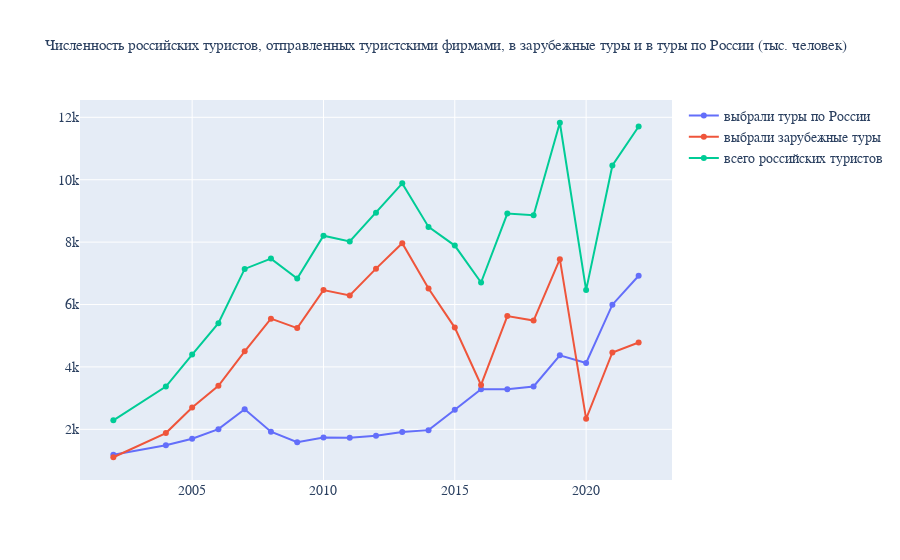

The notebook cell saved with this chart:
### Code cell
# Создаем фигуру с линейными графиками с помощью модуля `plotly.graph_objects`.
tour_data_plot = go.Figure()
tour_data_plot.add_trace(go.Scatter(
    x=tour_rus_data["year"],
    y=tour_rus_data["indicator_value"],
    name="выбрали туры по России",
    hoverinfo='x+y'
))

tour_data_plot.add_trace(go.Scatter(
    x=tour_abroad_data["year"],
    y=tour_abroad_data["indicator_value"],
    name="выбрали зарубежные туры",
    hoverinfo='x+y'
))

tour_data_plot.add_trace(go.Scatter(
    x=tour_total.index,
    y=tour_total,
    name="всего российских туристов",
    hoverinfo='x+y'
))

tour_data_plot.update_traces(mode="markers+lines")

tour_data_plot.update_layout(
                  font_family="arial",
                  font_size=14,
                  title=dict(text="Численность российских туристов, отправленных туристскими фирмами, в зарубежные туры и в туры по России (тыс. человек)",
                             font=dict(family="Arial",
                                       size=15)) 
                 )
tour_data_plot.show()

### Figure 1 — Plotly figure (JSON) as saved in the notebook; plotly's stock layout.template omitted (floating-point values rounded to 4 significant figures)
{"data": [{"hoverinfo": "x+y", "mode": "markers+lines", "name": "выбрали туры по России", "type": "scatter", "x": [2002, 2004, 2005, 2006, 2007, 2008, 2009, 2010, 2011, 2012, 2013, 2014, 2015, 2016, 2017, 2018, 2019, 2020, 2021, 2022], "y": [1182.0, 1491.0, 1697.0, 2006.0, 2641.0, 1926.0, 1585.0, 1741.0, 1731.0, 1792.0, 1916.0, 1974.0, 2628.0, 3284.0, 3285.0, 3375.0, 4373.0, 4127.0, 5995.0, 6922.0]}, {"hoverinfo": "x+y", "mode": "markers+lines", "name": "выбрали зарубежные туры", "type": "scatter", "x": [2002, 2004, 2005, 2006, 2007, 2008, 2009, 2010, 2011, 2012, 2013, 2014, 2015, 2016, 2017, 2018, 2019, 2020, 2021, 2022], "y": [1105.0, 1881.0, 2700.0, 3395.0, 4499.0, 5546.0, 5245.0, 6463.0, 6293.0, 7150.0, 7967.0, 6513.0, 5261.0, 3422.0, 5630.0, 5486.0, 7453.0, 2336.0, 4463.0, 4782.0]}, {"hoverinfo": "x+y", "mode": "markers+lines", "name": "всего российских туристов", "type": "scatter", "x": [2002, 2004, 2005, 2006, 2007, 2008, 2009, 2010, 2011, 2012, 2013, 2014, 2015, 2016, 2017, 2018, 2019, 2020, 2021, 2022], "y": [2287.0, 3372.0, 4396.0, 5401.0, 7141.0, 7472.0, 6831.0, 8204.0, 8024.0, 8942.0, 9883.0, 8487.0, 7889.0, 6706.0, 8915.0, 8861.0, 11830.0, 6463.0, 10460.0, 11700.0]}], "layout": {"autosize": true, "font": {"family": "arial", "size": 14}, "title": {"font": {"family": "Arial", "size": 15}, "text": "Численность российских туристов, отправленных туристскими фирмами, в зарубежные туры и в туры по России (тыс. человек)"}, "xaxis": {"autorange": true, "range": [2001.0, 2023.0], "type": "linear"}, "yaxis": {"autorange": true, "range": [220.4, 12710.0], "type": "linear"}}}
